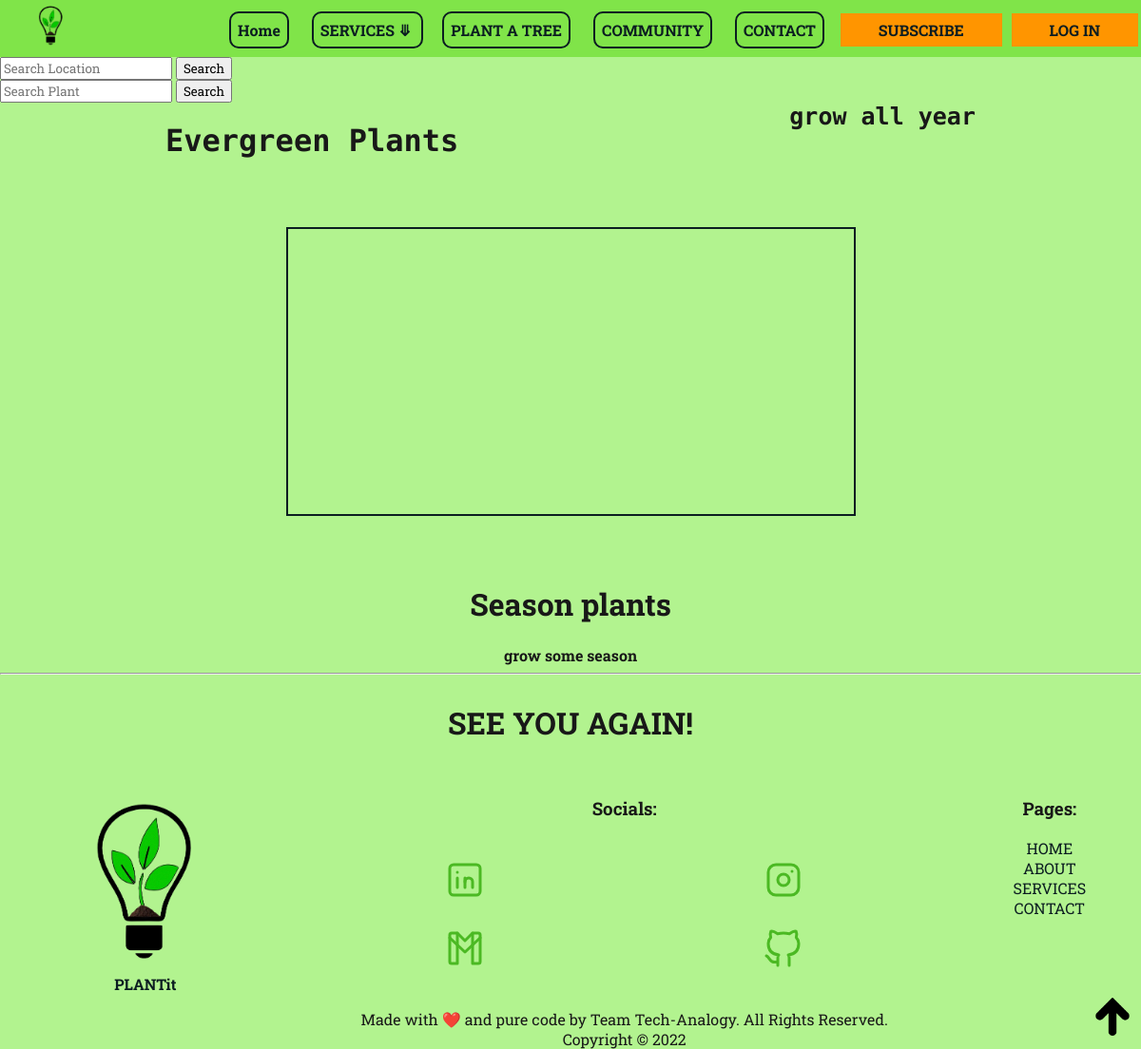
Page /plantfinder/ on the earlier database version.
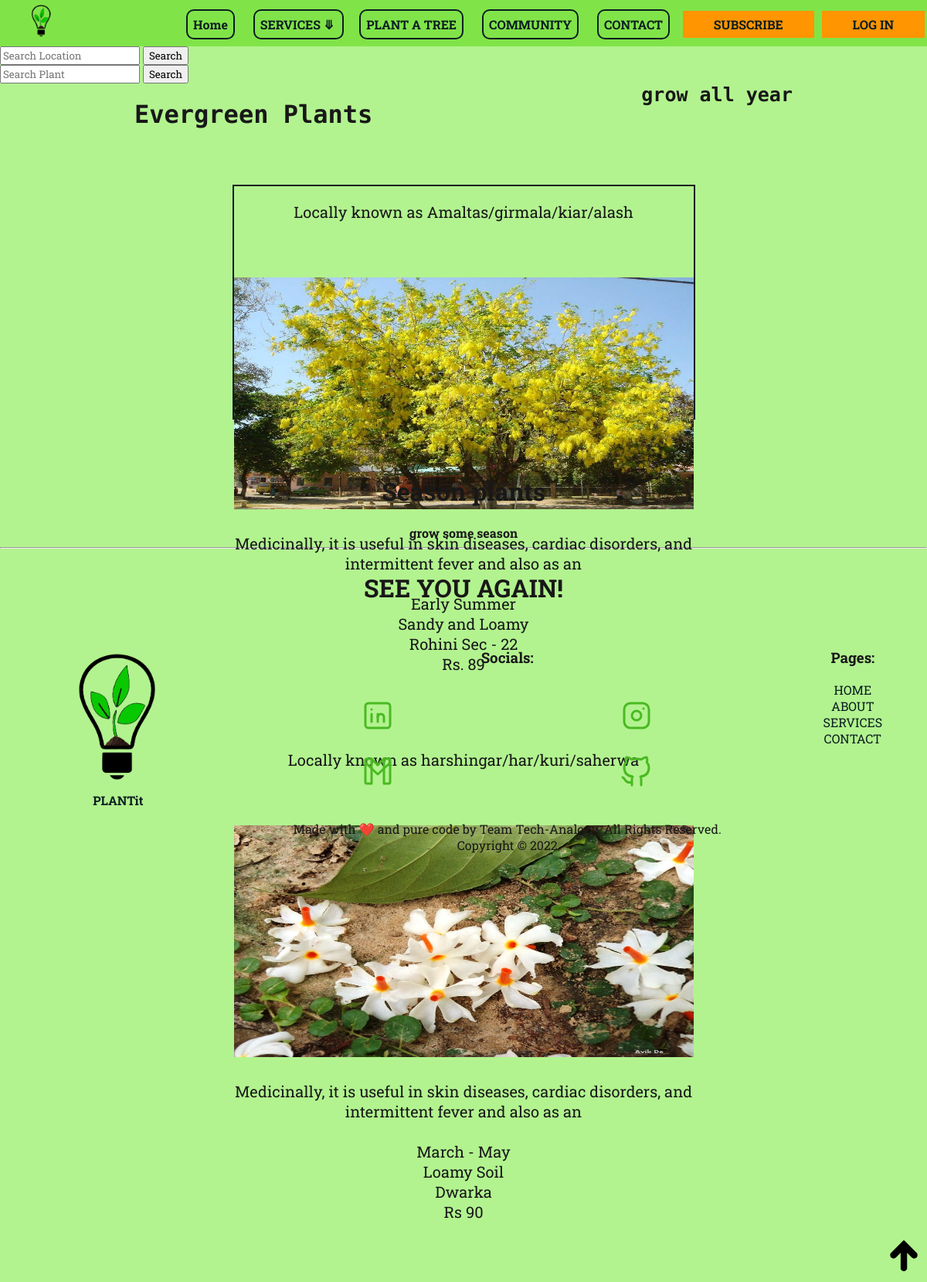
Same page on the later database version.
### home/models.py (models this page shows, shortened)
class Plant(models.Model) :
    plant_id=models.CharField(max_length=3,default='')
    plant_name=models.CharField(max_length=1000,default='')
    scientific_name=models.CharField(max_length=1000,default='')
    plant_description=models.CharField(max_length=1000,default='')
    plant_pic=models.ImageField(upload_to='media/')   #upload_to='/static/media'
    season=models.CharField(max_length=1000,default='')
    soil=models.CharField(max_length=1000,default='')
    location=models.CharField(max_length=1000,default='')
    cost=models.CharField(max_length=1000,default='')
    size=models.CharField(max_length=1000,default='')
    sunlight=models.CharField(max_length=1000,default='')
    medicinal_use=models.CharField(max_length=1000,default='')
    plant_type=models.CharField(max_length=1000,default='')

### home/views.py (the view)
# urls.py: path('plantfinder/', views.plantfinder, name='plantfinder'),
def plantfinder(request) :
    return render(request, 'plantfinder.html', {'plants': Plant.objects.all()})

### templates/plantfinder.html (shortened to what this page needs)
{% load static %}
<!DOCTYPE html>
<html lang="en">
<head>
    <link rel="stylesheet" href="{% static 'style.css' %}">
</head>
<body>
    <div id="strip1">
        <header>
            <div>
                <a href="/index">
                    {% load static %} <img id="logo" src="{% static "/media/logo2.png" %}" alt="PLANTit">
                </a>
            </div>
            <br>
            <nav>
                <a class="navButton" href="/index">Home</a>
                <a class="navButton" href="#strip3">SERVICES <strong class="downicon">&#10507;</strong> </a>
                <a class="navButton" href="/plantfinder">PLANT A TREE</a>
                <a class="navButton" href="#strip7">COMMUNITY</a>
                <a class="navButton" href="#contactstrip">CONTACT</a>
                <a id="navLoginButton" href="#mailingList">SUBSCRIBE</a>
                <a id="navLoginButton" href="backend.php">LOG IN</a>
            </nav>
        </header>
    </div>
    <form name="search" method="get" action="/searchlocation/">
        <input type="search" placeholder="Search Location" name="query" id="search">
        <button type="submit">Search</button>
    </form>
    <form name="search" method="get" action="/searchplant/">
        <input type="search" placeholder="Search Plant" name="query" id="searchplant">
        <button type="submit">Search</button>
    </form>
    <div class="container heading centred" id="portfolioHeading-1" >
        <h1 class="stripHeading">Evergreen Plants</h1>
        <strong class="stripSubHeading">grow all year</strong>
        <div class="item">
            {%for i in plants%}
                <p> {{i.plant_name}} </p> <br> <br>
                <img class="fleximg" src="{{i.plant_pic.url}}"> <br> <br>
                {{i.medicinal_use}}
                {{i.plant_description}} <br>
                {{i.scientific_mail}} <br>
                {{i.season}} <br>
                {{i.soil}} <br>
                {{i.location}} <br>
                {{i.cost}} <br>
                <br> <br> <br>
            {% endfor %}
        </div>
    </div>
    <div class="heading centred" id="portfolioHeading-2">
        <h1>Season plants</h1> <strong>grow some season</strong>
    </div>
    <hr>
    <footer id="footerMenu" class="centred">
        <div id="footerAbove">
            <h1 class="centred">SEE YOU AGAIN!</h1>
        </div>
        <div id="footerRight">
            <h3>Pages:</h3>
            <a href="/index" target="_blank">HOME</a> <br>
            <a href="/about" target="_blank">ABOUT</a> <br>
            <a href="/services" target="_blank">SERVICES</a> <br>
            <a href="/contact" target="_blank">CONTACT</a> <br>
        </div>
        <div id="footerLeft">
            <a href="/index">
                <div>
                    {% load static %} <img id="logoDown" src="{% static "/media/logo2.png" %}" alt="PLANTit">
                </div>
                <div>
                    <strong>PLANTit</strong>
                </div>
            </a>
        </div>
        <div id="footerMid">
            <h3 id="socialhead">Socials:</h3>
            <a href="https://www.linkedin.com/in/ishaan-minocha-785779250/" target="_blank">
                <div id="linkedin">
                </div>
            </a>
            <a href="https://www.instagram.com/ishaantrovert/" target="_blank">
                <div id="instagram">
                </div>
            </a>
            <a href="mailto:minochaishaan2003@gmail.com" target="_blank">
                <div id="gmail">
                </div>
            </a>
            <a href="https://github.com/IshaanMinocha" target="_blank">
                <div id="github">
                </div>
            </a>
        </div>
        <br>
        <div>
            Made with ❤️ and pure code by Team Tech-Analogy. All Rights Reserved. <br>
            Copyright &copy; 2022
        </div>
        <div id="goToTop">
            <a href="/index">{% load static %}<img src="{% static "/media/uparrow.png" %}" alt="TOP"
                    style="width:40px;"></a>
        </div>
    </footer>
</body>
</html>
</body>
</html>

### static/style.css (style rules this page uses)
* { font-family: 'Roboto Slab', serif; transition-property: all; transition-duration: 0.3s; }
:root { --bg-color: #80e449; --primary-color: rgb(11, 29, 33); --secondary-color: #ff9500; --tertiary-color: #ca8639; --text-color: #181818; }
body { margin: 0; padding: 0; color: var(--text-color); background-color: #b2f38f; }
#strip1 { position: sticky; top: 0px; background-color: var(--bg-color); height: 60px; }
.heading { font-family: 'Montserrat', sans-serif; }
#logo { height: 50px; margin-left: 30px; position: fixed; }
.centred { text-align: center; }
nav { text-align: right; }
.navButton { color: var(--primary-color); border-radius: 10px; padding: 7px; width: 100px; margin: 10px; border: 2px solid var(--primary-color); cursor: pointer; font-weight: bold; text-align: center; }
a { text-decoration: none; color: var(--primary-color); }
#navLoginButton { background-color: var(--secondary-color); padding: 7px; padding-left: 40px; padding-right: 40px; margin: 3px; border: none; cursor: pointer; font-weight: bold; text-align: center; color: var(--primary-color); }
#goToTop { position: fixed; bottom: 10px; right: 10px; }
#logoDown { width: 190px; }
#footerMenu { display: grid; grid-gap: 1rem; grid-template-areas: 'footerAbove footerAbove footerAbove' 'footerLeft footerMid footerRight' 'footerBottom footerBottom footerBottom'; }
#footerAbove { grid-area: footerAbove; }
#footerLeft { grid-area: footerLeft; }
#footerRight { grid-area: footerRight; }
#footerMid { grid-area: footerMid; display: grid; grid-template-areas: 'socialhead socialhead' 'gmail instagram' 'github linkedin'; }
#socialhead { grid-area: socialhead; }
#linkedin { display: inline; grid-area: linkedin; }
#instagram { display: inline; grid-area: instagram; }
#gmail { display: inline; grid-area: gmail; }
#github { display: inline; grid-area: github; }
.container { display: flex; justify-content: space-around; flex-wrap: wrap; }
.item { width: 595px; height: 300px; border: 2px solid var(--primary-color); margin: 50px; font-size: 20px; }
.fleximg { width: 595px; height: 300px; }
.stripHeading { font-family: 'Chivo Mono', monospace; font-size: 32px; font-weight: bold; }
.stripSubHeading { font-family: 'Chivo Mono', monospace; font-size: 25px; }

Differences in the rows shown:
added Plant: plant_name "Locally known as Amaltas/girmala/kiar/alash", plant_pic (picture), medicinal_use "Medicinally, it is useful in skin diseases, cardiac disorders, and intermittent fever and also as an", season "Early Summer", soil "Sandy and Loamy", location "Rohini Sec - 22", cost "Rs. 89"
added Plant: plant_name "Locally known as harshingar/har/kuri/saherwa", plant_pic (picture), medicinal_use "Medicinally, it is useful in skin diseases, cardiac disorders, and intermittent fever and also as an", season "March - May", soil "Loamy Soil", location "Dwarka", cost "Rs 90"
